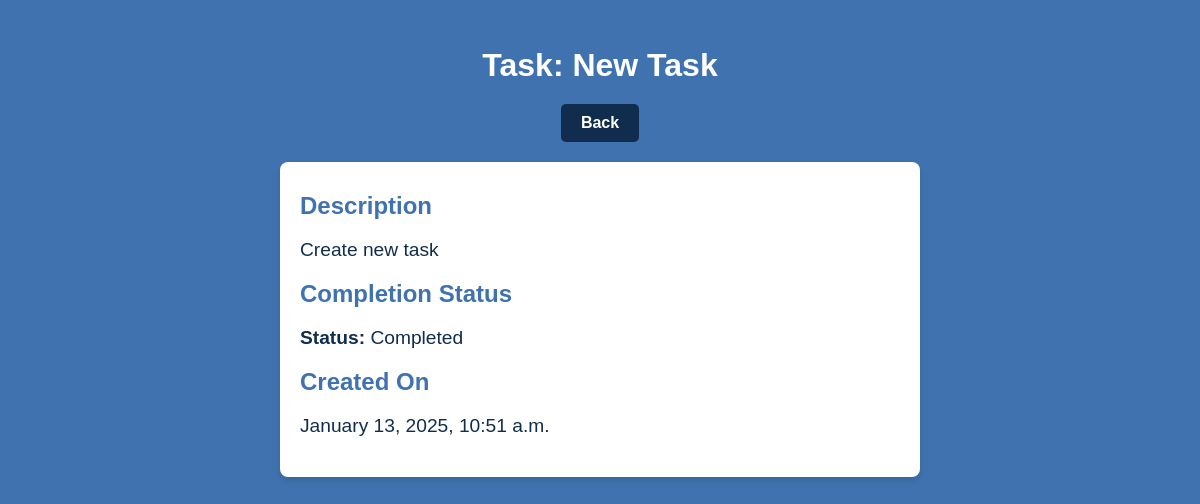
The app's page /task/16/ (signed in) with its own data.
### ToDoListApp/models.py (models this page shows)
class Task(models.Model):
    user = models.ForeignKey(User, on_delete=models.CASCADE, null=True, blank=True)
    title = models.CharField(max_length=200)
    description = models.TextField(null=True, blank=True)
    complete = models.BooleanField(default=False)
    create =  models.DateTimeField(auto_now_add=True)
    def __str__(self):
        return self.title
    class Meta:
        ordering = ['complete']

### ToDoListApp/views.py (the view)
# urls.py: path('task/<int:pk>/', TaskDetail.as_view(), name='task'),
class TaskDetail(LoginRequiredMixin, DetailView):
    model = Task
    context_object_name = 'task'

### ToDoListApp/templates/ToDoListApp/task_detail.html (shortened to what this page needs)
{% load static %}
<!DOCTYPE html>
<html lang="en">
<head>
    <link rel="stylesheet" href="{% static 'detail.css' %}">
</head>
<body>
    <main class="main">
        <h2 class="main__title">Task: {{task}}</h2>
        <a class="back_btn" href="{% url 'tasks' %}">Back</a>
        <div class="main__details">
            <h3>Description</h3>
            <p>{{ task.description|default:"No description provided." }}</p>
            <h3>Completion Status</h3>
            <p>
                <span>Status:</span> {{ task.complete|yesno:"Completed,Not Completed" }}
            </p>
            <h3>Created On</h3>
            <p>{{ task.create|date:"F j, Y, g:i a" }}</p>
        </div>
    </main>
</body>
</html>

### ToDoListApp/static/detail.css (style rules this page uses)
body { font-family: Arial, sans-serif; margin: 0; padding: 0; background-color: #3F72AF; color: #FFFFFF; }
.main { display: flex; flex-direction: column; align-items: center; padding: 20px; }
.main__title { font-size: 2em; margin-bottom: 20px; text-align: center; }
.main__details { background-color: #FFFFFF; padding: 20px; border-radius: 8px; width: 90%; max-width: 600px; color: #112D4E; box-shadow: 0 4px 6px rgba(0, 0, 0, 0.1); }
.main__details h3 { margin: 10px 0; font-size: 1.5em; color: #3F72AF; }
.main__details p { font-size: 1.2em; color: #112D4E; }
.main__details span { font-weight: bold; }
.back_btn { display: inline-block; text-decoration: none; background-color: #112D4E; color: #FFFFFF; padding: 10px 20px; border-radius: 5px; font-size: 1em; font-weight: bold; margin-bottom: 20px; transition: background-color 0.3s ease; }

### records on screen
Task: title "New Task", description "Create new task", complete "Completed", create "January 13, 2025, 10:51 a.m."
